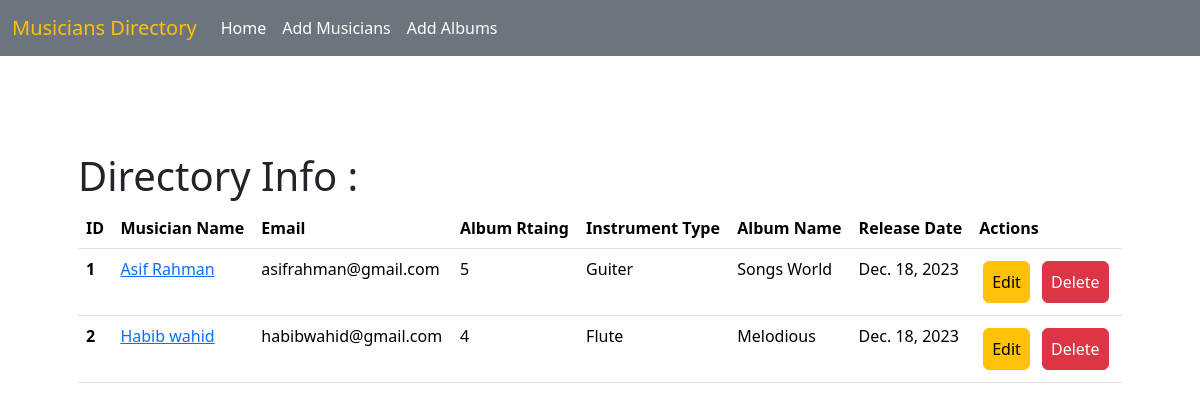
The page / on the database its author committed.
### Albums/models.py (models this page shows, shortened)
class Album(models.Model):
    album_name = models.CharField(max_length=200)
    musician = models.ForeignKey(Musician, on_delete= models.CASCADE)
    release_date = models.DateField(auto_now_add=True)
    CHOICES=[(1,'1'), (2,'2'), (3,'3'), (4,'4'), (5,'5')]
    rating = models.IntegerField(choices= CHOICES)

### Musicians/models.py (models this page shows, shortened)
class Musician(models.Model):
    first_name = models.CharField(max_length=100)
    last_name = models.CharField(max_length=100)
    email = models.EmailField()
    phone_number = models.CharField(max_length=15)
    instrument_type = models.CharField(max_length=300)

### Musicians_Directory/views.py (the view)
# urls.py: 2. Add a URL to urlpatterns:  path('', views.home, name='home')
def home(request):
    album_list = Album.objects.all()
    return render(request, 'home.html', {'data': album_list})

### templates/home.html
{% extends "base.html" %}
{%load static%}
{%block content%}
<div class="container mt-5 p-5">
  <h1>Directory Info : </h1>
    <table class="table caption-top">
        <thead>
          <tr>
            <th scope="col">ID</th>
            <th scope="col">Musician Name</th>
            <th scope="col">Email</th>
            <th scope="col">Album Rtaing</th>
            <th scope="col">Instrument Type</th>
            <th scope="col">Album Name</th>
            <th scope="col">Release Date</th>
            <th scope="col">Actions</th>
          </tr>
        </thead>
        <tbody>
          {%for elements in data %}
          <tr>
            <th scope="row">{{forloop.counter}}</th>
            <td><a href="{%url 'edit_musician' elements.musician.id %}">{{elements.musician.first_name}} {{elements.musician.last_name}}</a></td>
            <td>{{elements.musician.email}}</td>
            <td>{{elements.rating}}</td>
            <td>{{elements.musician.instrument_type}}</td>
            <td>{{elements.album_name}}</td>
            <td>{{elements.release_date}}</td>
            <td><a href="{%url 'edit_album' elements.id %}" class="btn btn-warning p-2 m-1">Edit</a>
              <a href="{%url 'delete_album' elements.id %}" class="btn btn-danger p-2 m-1">Delete</a></td>
          </tr>
          {%endfor%}
        </tbody>
      </table>
</div>
{%endblock%}

### templates/base.html (shortened to what this page needs)
{%load static%}
<!DOCTYPE html>
<html lang="en">
  <head>
    <link
      href="https://cdn.jsdelivr.net/npm/bootstrap@5.3.2/dist/css/bootstrap.min.css"
      rel="stylesheet"
    />
  </head>
  <body >
    <nav class="navbar navbar-expand-lg bg-secondary">
        <div class="container-fluid">
          <a class="navbar-brand text-warning" href="{% url 'homepage' %}">Musicians Directory</a>
          <div class="collapse navbar-collapse" id="navbarNavAltMarkup">
            <div class="navbar-nav">
              <a class="nav-link active text-white" aria-current="page" href="{% url 'homepage' %}">Home</a>
              <a class="nav-link text-white" href="{% url 'musician' %}">Add Musicians</a>
              <a class="nav-link text-white" href="{% url 'album_page' %}">Add Albums</a>
            </div>
          </div>
        </div>
      </nav>
    {%block content%}
    {%endblock%}
  </body>
</html>

### rows shown on the page
Album: musician.first_name "Asif", musician.last_name "Rahman", musician.email "asifrahman@gmail.com", rating "5", musician.instrument_type "Guiter", album_name "Songs World", release_date "Dec. 18, 2023"
Album: musician.first_name "Habib", musician.last_name "wahid", musician.email "habibwahid@gmail.com", rating "4", musician.instrument_type "Flute", album_name "Melodious", release_date "Dec. 18, 2023"
